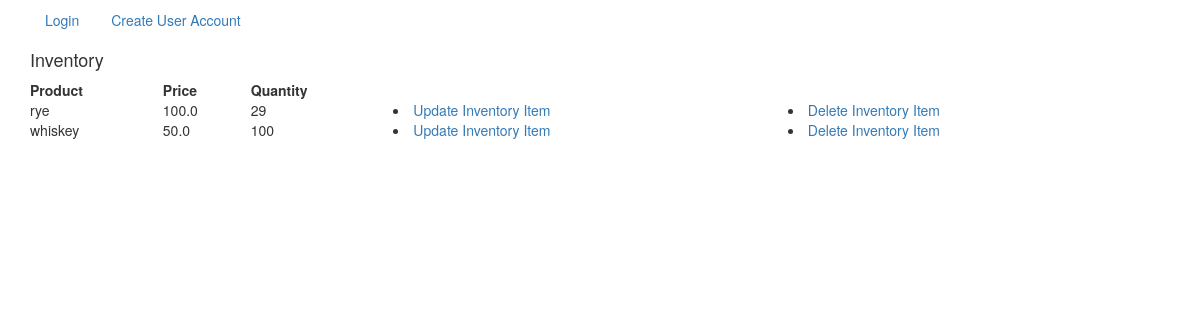
/, run on an earlier commit of the app's database.
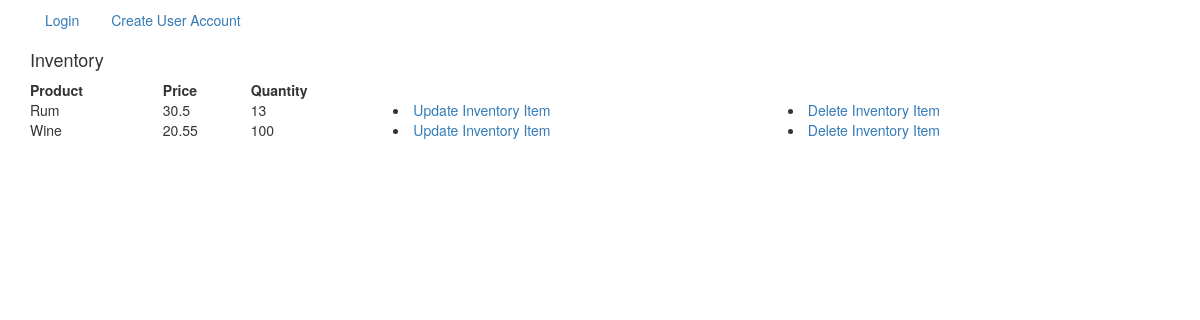
And on a later commit of the database.
### app/models.py (models this page shows)
class InventoryItem(models.Model):
    name = models.CharField(max_length=40, unique=True)
    price = models.FloatField()
    quantity = models.IntegerField()

### app/views.py (the view)
# urls.py: url(r'^$', InventoryListView.as_view(), name="inventory_list_view"),
class InventoryListView(ListView):
    model = InventoryItem

### templates/app/inventoryitem_list.html
{% extends 'base.html' %}
{% block content %}
<div class="container">
  <h4>Inventory</h4>
<table style="width:100%">
  <tr>
    <th>Product</th>
    <th>Price</th>
    <th>Quantity</th>
  </tr>
  {% for item in object_list %}
  <tr>
    <td>{{item.name}}</td>
    <td>{{item.price}}</td>
    <td>{{item.quantity}}</td>
    <td> <li role="presentation"><a href="{% url 'inventory_update_view' item.id %}">Update Inventory Item</a></li></td>
      <td>  <li role="presentation"><a href="{% url 'inventory_delete_view' item.id %}">Delete Inventory Item</a></li></td>
  </tr>
  {% endfor %}
</table>
</div>
{% endblock %}

### templates/base.html (shortened to what this page needs)
{% load staticfiles %}
<!DOCTYPE html>
<html>
  <head>
    <link rel="stylesheet" href="{% static 'css/bootstrap.css' %}" media="screen" title="no title">
  </head>
  <nav>
      <div class="container">
      <ul class="nav nav-pills">
        {% if not request.user.is_authenticated %}
        <li role="presentation"><a href="{% url 'login' %}">Login</a></li>
        <li role="presentation"><a href="{% url 'user_create_view' %}">Create User Account</a></li>
          {% endif %}
        </ul>
        </div>
          </nav>
  <body>
      {% block content %}
      {% endblock %}
  </body>

### templates/base.html (style rules this page uses)
body { background-color: white; }

What changed in the data, as far as the page shows it:
removed InventoryItem: name "rye", price "100.0", quantity "29"
removed InventoryItem: name "whiskey", price "50.0", quantity "100"
added InventoryItem: name "Rum", price "30.5", quantity "13"
added InventoryItem: name "Wine", price "20.55", quantity "100"
